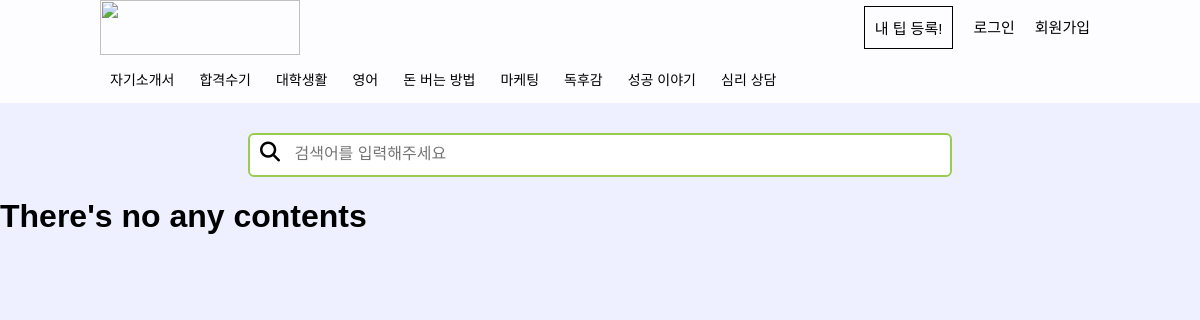
Page /content/ on the earlier database version.
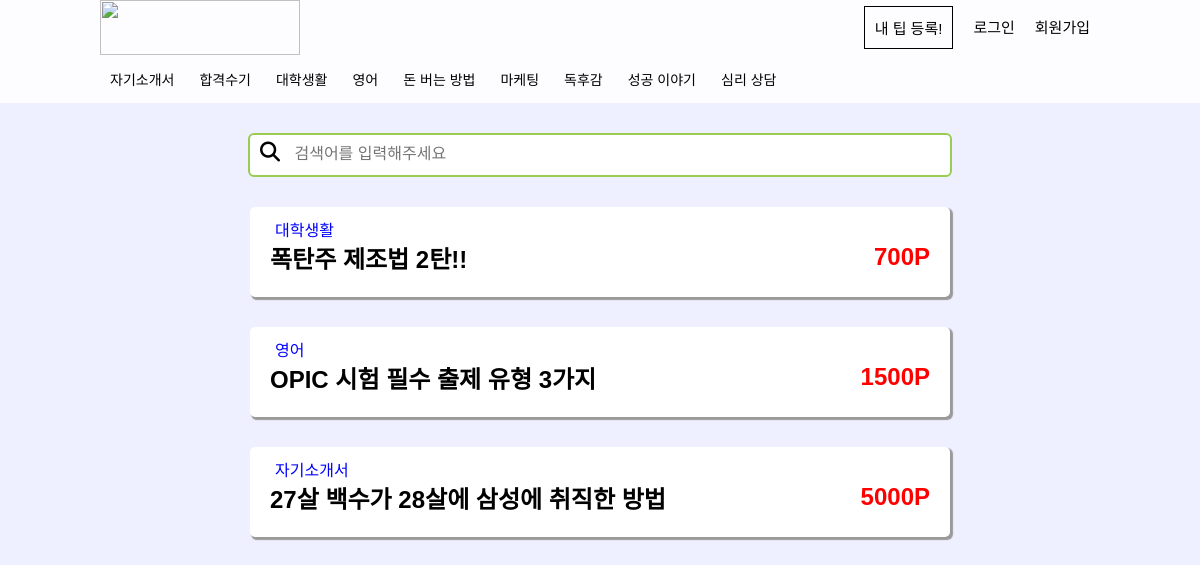
Same page on the later database version.
### content/models.py (models this page shows, shortened)
class Content(models.Model):
    category = models.CharField(max_length=100,choices = (
              ('1', '자기소개서'),
              ('2', '합격수기'),
              ('3', '대학생활'),
              ('4', '영어'),
              ('5', '돈 버는 방법'),
              ('6', '마케팅'),
              ('7', '독후감'),
              ('8', '성공 이야기'),
              ('9', '심리 상담'),
    ))
    title = models.CharField(max_length=40)
    content = models.TextField()
    file_upload = models.FileField(blank=True, upload_to = 'admin/%Y/%m/%d')
    point = models.CharField(max_length=10)
    score = models.CharField(max_length=10)
    user_set = models.ManyToManyField(settings.AUTH_USER_MODEL, blank=True)
    created_at = models.DateTimeField(auto_now_add=True) #auto_now_add 최초에만
    updated_at = models.DateTimeField(auto_now=True)
    class Meta:
        ordering = ['-score']

### content/views.py (the view)
def content_list(request):
    contents = Content.objects.all()
    s = request.GET.get('s','')
    if s:
        contents = contents.filter(title__icontains = s)
    return render(request, 'content/content_list.html', { 'contents': contents, 's':s, })

### content/templates/content/content_list.html
{% extends 'content/layout.html' %}
{% block content %}
    <form class="search">
        <span class="fa fa-search"></span>
        <input type="text" placeholder="검색어를 입력해주세요" name='s' value="{{ s }}"/>
    </form>
    {% if not contents %}
        <h1>There's no any contents</h1>
    {% endif %}
    {% for content in contents %}
        <section class="content">
            <a href="{% url 'content:content_detail' content.pk %}">
                <p>{{ content.get_category_display }}</p>
                <div class="content_text">
                    <h2>{{ content.title }}</h2>
                    <h2 class="point">{{ content.point }}P</h2>
                </div>
            </a>
        </section>
    {% endfor %}
{% endblock %}

### mytip/templates/layout.html (shortened to what this page needs)
{% load static %}
<!DOCTYPE>
<html>
<head>
    <link rel="stylesheet" href="{% static "/style.css" %}" />
</head>
<body>
    <header>
        <div class="headerA">
            <div class="headerA-small">
                <a href="{% url 'root' %}" class="logo"><img src="image/logo.png"></a>
            </div>
            <nav class="headerA-right">
                <ul>
                    <li><a href="{% url 'content:content_register' %}" class="tip">내 팁 등록!</a></li>
                    {% if not user.is_authenticated %}
                        <li><a href="{% url 'login' %}">로그인</a></li>
                        <li><a href="{% url 'signup' %}">회원가입</a></li>
                    {% else %}
                        <li><a href="#">포인트 충전</a></li>
                        <li><a href="{% url 'profile' %}">마이페이지</a></li>
                        <li><a href="{% url 'logout' %}">로그아웃</a></li>
                        <li><a href="#">잔여포인트 {{ user.profile.point }}P</a></li>
                    {% endif %}
                </ul>
            </nav>
        </div>
        <div class="headerB">
            <ul>
                <li><a href="{% url 'content:content_category' 1 %}">자기소개서</a></li>
                <li><a href="{% url 'content:content_category' 2 %}">합격수기</a></li>
                <li><a href="{% url 'content:content_category' 3 %}">대학생활</a></li>
                <li><a href="{% url 'content:content_category' 4 %}">영어</a></li>
                <li><a href="{% url 'content:content_category' 5 %}">돈 버는 방법</a></li>
                <li><a href="{% url 'content:content_category' 6 %}">마케팅</a></li>
                <li><a href="{% url 'content:content_category' 7 %}">독후감</a></li>
                <li><a href="{% url 'content:content_category' 8 %}">성공 이야기</a></li>
                <li><a href="{% url 'content:content_category' 9 %}">심리 상담</a></li>
            </ul>
        </div>
    </header>
    {% block content %}
    {% endblock %}
</body>
</html>

### mytip/static/style.css (style rules this page uses)
body { margin: 0; font-family: '맑은 고딕', 'Apple SD Gothic Neo', sans-serif; background-color: #EEEFFF; }
header { top: 0; left: 0; z-index: 100; width: 100%; background-color: rgba(255,255,255,0.9); }
.logo img { width: 200px; height: 55px; }
.headerA-right ul { margin: 0; padding: 0; list-style: none; }
.headerA-right a { display:block; padding: 10px; color:inherit; font-size: 15px; text-decoration: none; }
.search { height: 40px; width: 700px; margin-top: 30px; border: 2px solid #9ACB52; border-radius: 6px; background-color: #FFF; margin-left: auto; margin-right: auto; }
.search span { margin-left: 10px; font-size: 20px; }
.search input { width: 650px; font-size: 16px; padding: 10px; border: 0px; outline:none; }
.content { height: 90px; width: 700px; margin: 30px 0; background-color: #FFF; box-shadow: 2px 2px 1px 1px #999; border-radius: 5px; margin-left: auto; margin-right: auto; }
.content a { color:inherit; text-decoration: none; }
.content p { height: 30px; color: blue; margin: 0 25px; padding-top: 10px; padding-bottom: 0px; }
.content_text { height: 40px; display: flex; align-items: center; justify-content: space-between; margin: 0 20px; }
.content_text h2 { margin-top: 0px; }
.content_text h2.point { color: red; }
@media (min-width: 768px) { header .headerA { display: flex; align-items:center; justify-content: space-between; max-width: 1000px; margin-left:auto; margin-right:auto; } }
@media (min-width: 768px) { .headerA-right ul { display: flex; } }
@media (min-width: 768px) { .headerA-right { display: block !important; } }
@media (min-width: 768px) { .headerA-right a.tip { border: 1px solid black; margin-right: 10px; } }
@media (min-width: 768px) { .headerB { display: flex; align-items: center; justify-content: space-between; max-width: 1000px; margin-left: auto; margin-right: auto; } }
@media (min-width: 768px) { .headerB ul { padding-left: 10px; display: flex; list-style: none; font-size:14px; } }
@media (min-width: 768px) { .headerB a { padding-right: 25px; text-decoration: none; color: inherit; } }

Differences in the rows shown:
added Content: category "대학생활", title "폭탄주 제조법 2탄!!", point "700"
added Content: category "영어", title "OPIC 시험 필수 출제 유형 3가지", point "1500"
added Content: category "자기소개서", title "27살 백수가 28살에 삼성에 취직한 방법", point "5000"
Other differences:
text no longer shown: "There's no any contents"
